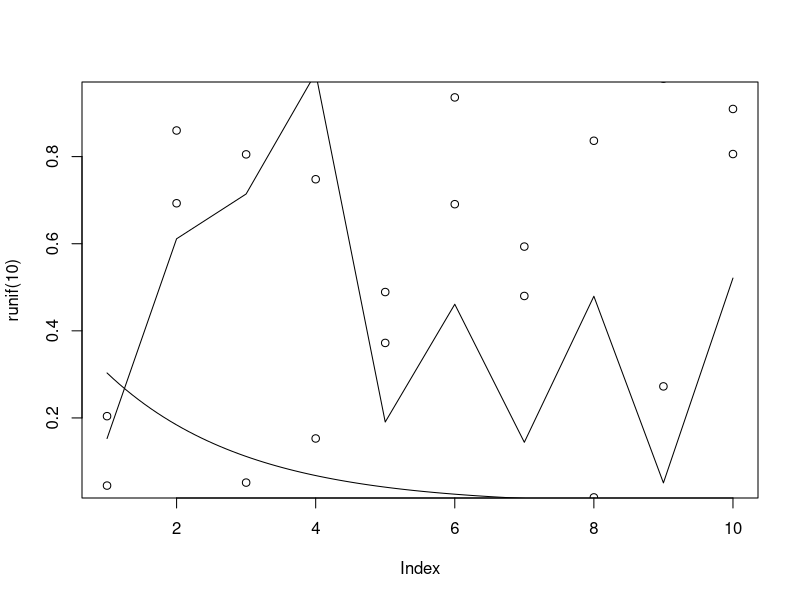
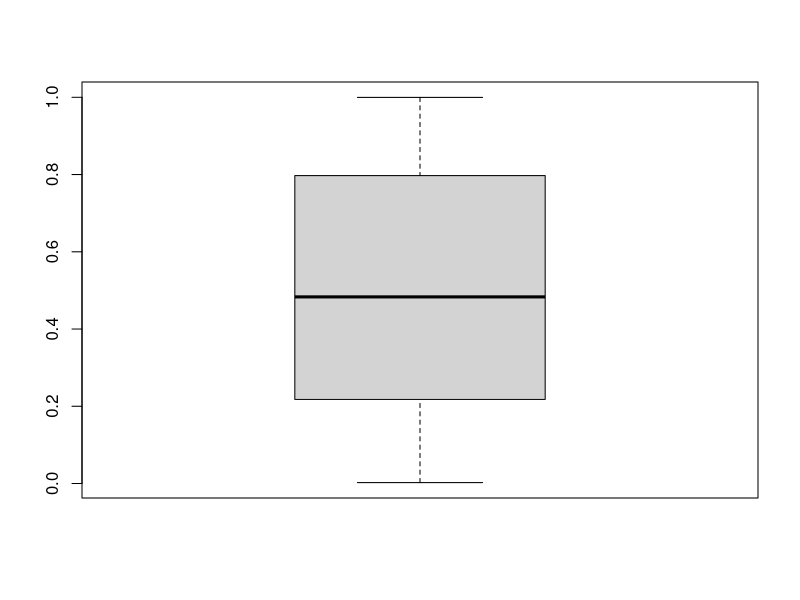
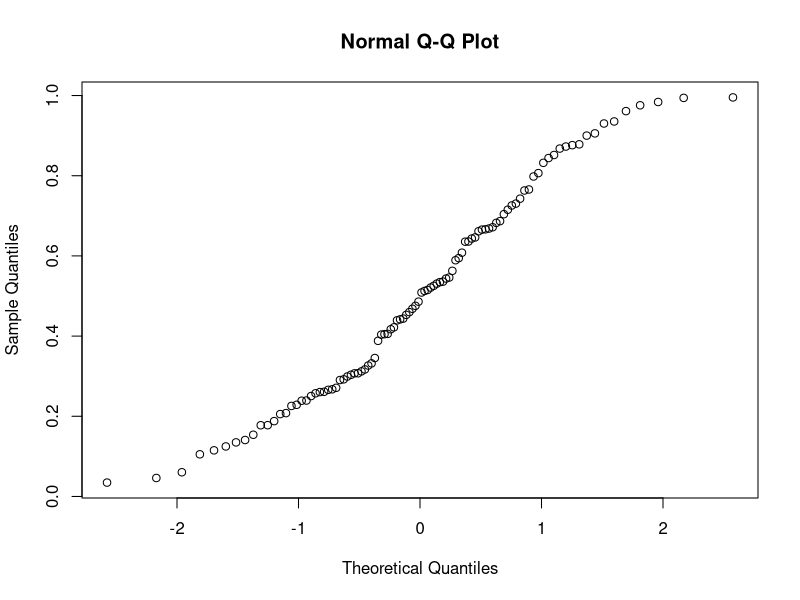
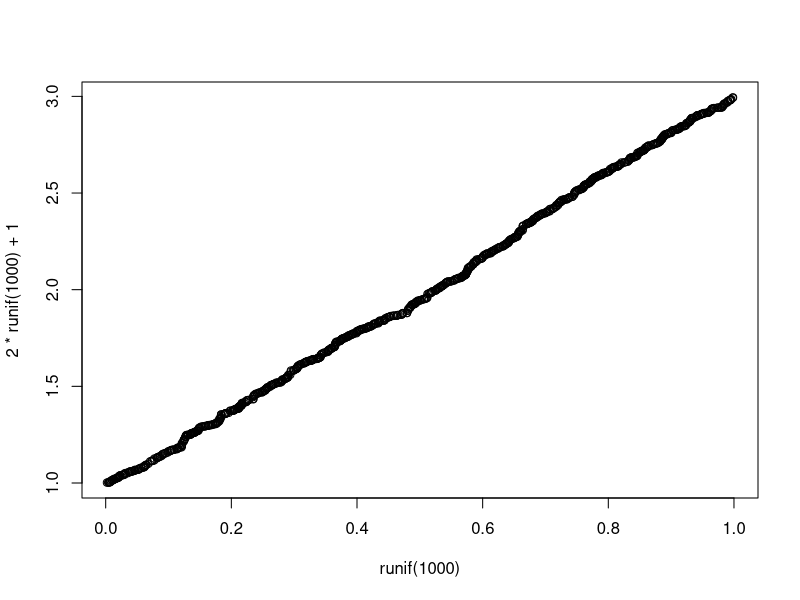
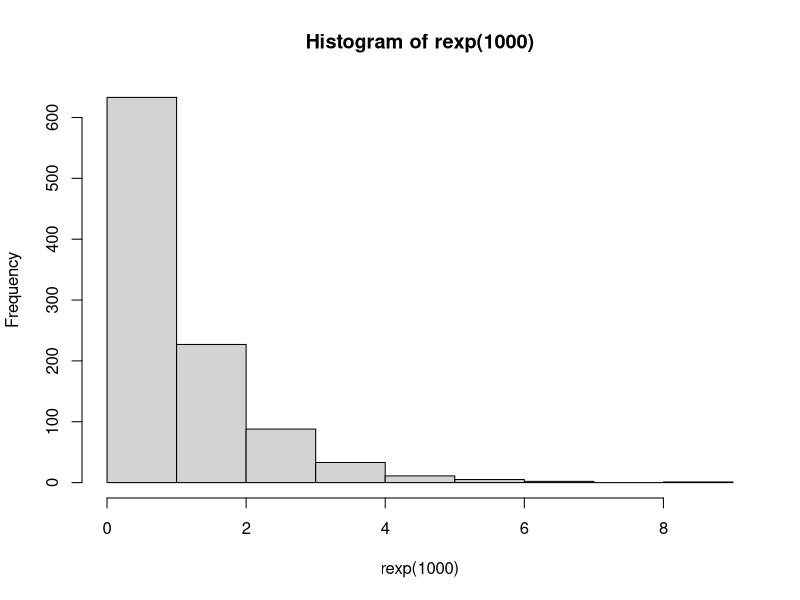

Write the R code that produced these figures, in order. (Note: this script raises an error after producing the figures.)
# data
1:10
c(1, 2, 5)

seq(1, 10, length.out = 3)
seq(1, 10, 2)

m <- matrix(c(1, 2, 3, 4), nrow = 2)
apply(m,
      MARGIN = 1,
      FUN = function(x) sum(x)^2)
sapply(1:3, function(x) x^2)
df <- data.frame(x = c(1, 2), y = c(3, 4))
names(df)
colnames(df)
rownames(df)
head(df)
tail(df)
# levels / factor
# selection: df[1,], df[,1], df[, c("x")], ...
# subset

ncol(m)
nrow(m)
dim(m)

r <- replicate(5, sample(c("a", "b"), size = 1))
table(r)

sample(c(1:10))
sample(c(1:3),
       size = 10,
       replace = TRUE, 
       prob = c(2/3, 1/6, 1/6))

# reading data (will be given in exercises/exam)
# read.csv
# read.table

# control structures
# functions and explicit Vectorize
f <- function(a, b = 1) {
  return(sum(a) + b)
}
f(1)
f(1, 2)
f(c(1, 2))
Vectorize(f)(c(1, 2))

if (f(1) == f(1, 2)) {
  print("f defaults to b = 2")
} else if (f(1) == f(1, 1)) {
  print("f defaults to b = 1")
} else {
  print("i don't know")
}

a <- 2
while (a < 5) {
  a <- a^2
}
a

for (i in seq(1, 10, .5)) {
  a <- a + i
}
a

# *exp, *gamma, *unif, *dlnorm, *dpois, 
# *dbinom, *dbeta, ...
# *sin (exercise)
# density
dnorm(10)
# distribution function
pnorm(0)
# quantile function("inverse" of the cdf)
qnorm(.5)
# random generation
rnorm(1)

mean(runif(1000))
sd(rnorm(1000))
var(rnorm(1000))

# empirical quantiles
quantile(rnorm(1000), .5)

# plot
plot(runif(10))
points(runif(10))
lines(runif(10))
curve(dexp(x, rate = .5), add = TRUE)
# legend()
# abline()
# par(new=TRUE) – combine plots

# boxplot
boxplot(runif(100))

# qqnorm / qqplot
# comparing against normal
qqnorm(runif(100))
# comparing two
qqplot(runif(1000), 2 * runif(1000) + 1)

# histogram and density
hist(rexp(1000))
d <- density(rexp(1000))
para(add = TRUE)
plot(d)

# empirical cdf
e <- ecdf(runif(100))
plot(e)

# integrate

# optim / optimize (numerically find the MLE)
# ..collect from exercises..

# tests
# t.test
# chisq.test
# chisq.test(x, p = p)
# chisq.test(x, y)

# ...